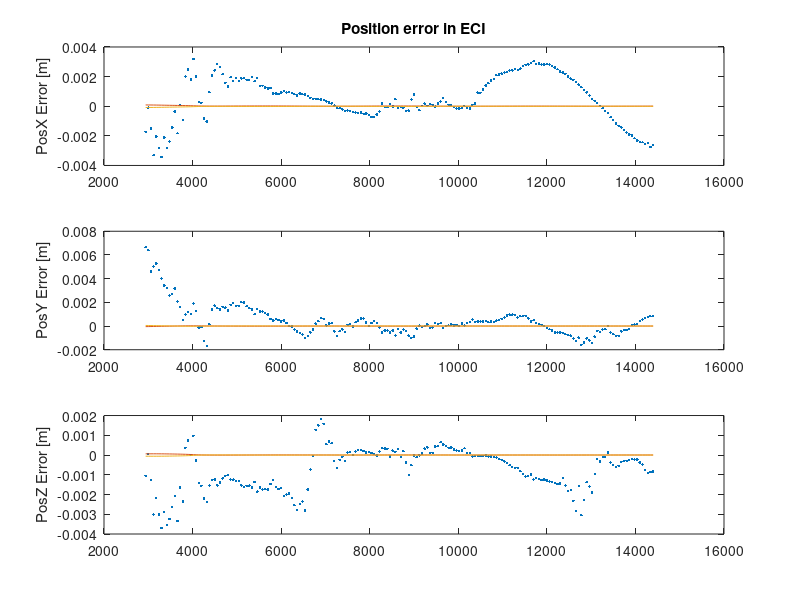
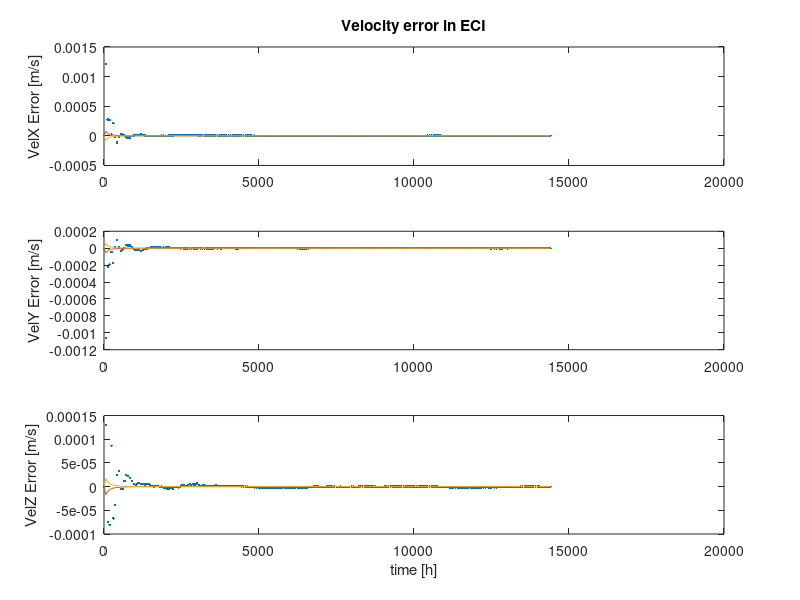
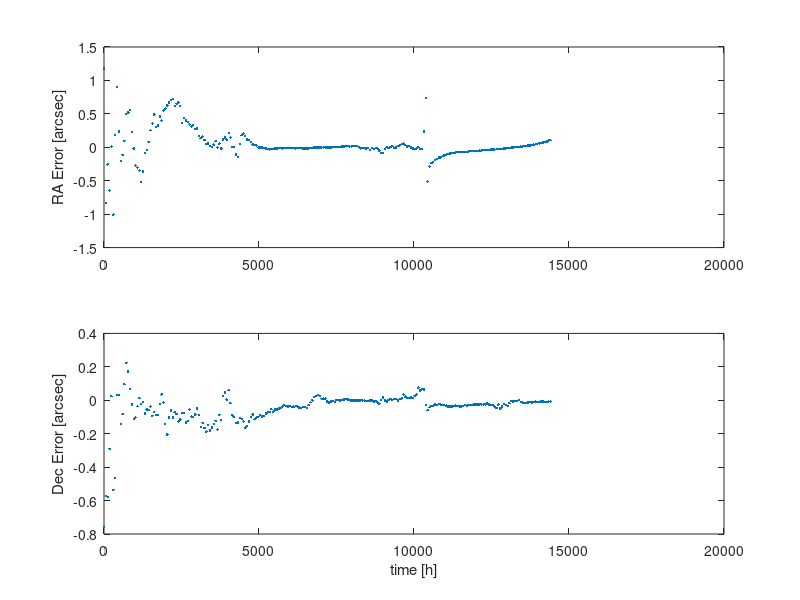
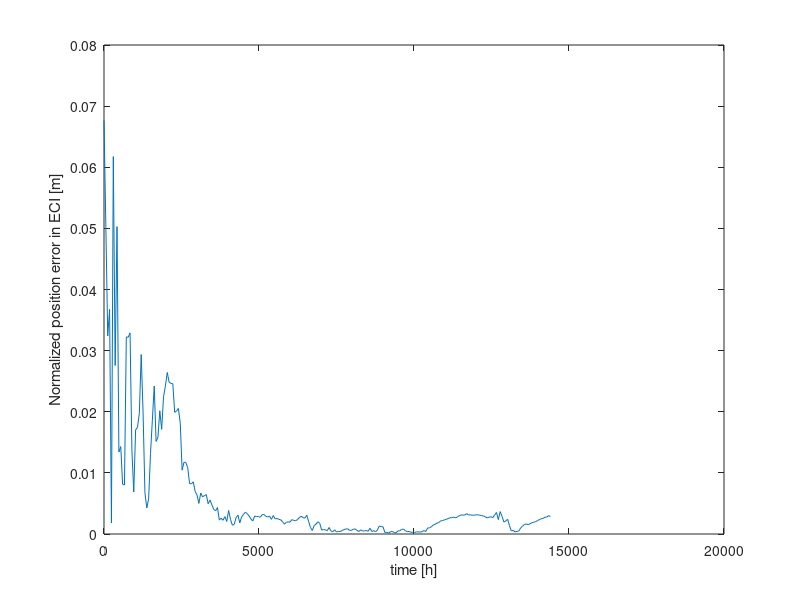

Source code (MATLAB) for these figures, in order:
clear;clc;close all;

% Checking true state simulated by me vs data from linh's mat file

full_sim_data = load("ekf_es_true_prop_data_with_range.mat","x_true_store","x_est_store","z_obs_store","P_est_store","ra_est_store","ra_true_store","dec_true_store","dec_est_store");

meas_data = load("orbit_model_meas_radec", "tvec", "obs_data");

true_data = load("orbit_model_truth.mat",'Xt_mat','time');

time = true_data.time;
n = 6;
sigma_eci = zeros(n, length(true_data.time));
for k=1:6
    for k2 = 1:length(true_data.time)
        sigma_eci(k,k2) = full_sim_data.P_est_store(k,(k2-1)*6+1);
    end
end
Xerr_mat = full_sim_data.x_est_store - full_sim_data.x_true_store;
norm_Xerr_mat = vecnorm(Xerr_mat);

ra_err = full_sim_data.ra_est_store - full_sim_data.ra_true_store;
dec_err = full_sim_data.dec_est_store - full_sim_data.dec_true_store;

% Position errors in ECI (X,Y,Z) with 3-sigma bounds
figure;
subplot(3,1,1)
plot(time(50:end), Xerr_mat(1, 50:end), '.')
hold on
plot(time(50:end), 3*sigma_eci(1, 50:end), '-')
hold on
plot(time(50:end), -3*sigma_eci(1, 50:end), '-')
hold on
% xlim([0 2.8833])
% ylim([-1e3 2.5e3])
ylabel("PosX Error [m]")
title('Position error in ECI')

subplot(3,1,2)
plot(time(50:end), Xerr_mat(2,50:end), '.')
hold on
plot(time(50:end), 3*sigma_eci(2,50:end), '-')
hold on
plot(time(50:end), -3*sigma_eci(2,50:end), '-')
% xlim([0 2.8833])
% ylim([-2.5e3 2e2])
ylabel("PosY Error [m]")

subplot(3,1,3)
plot(time(50:end), Xerr_mat(3,50:end), '.')
hold on
plot(time(50:end), 3*sigma_eci(3,50:end), '-')
hold on
plot(time(50:end), -3*sigma_eci(3,50:end), '-')
%xlim([0 2.8833])
% ylim([-1.5e3 1.5e3])
% xlabel("time [h]")
ylabel("PosZ Error [m]")

figure;
subplot(3,1,1)
plot(time, Xerr_mat(4,:), '.')
hold on
plot(time, 3*sigma_eci(4,:), '-')
hold on
plot(time, -3*sigma_eci(4,:), '-')
% xlim([0 2.8833])
%ylim([-2e0 2e0])
ylabel("VelX Error [m/s]")
title('Velocity error in ECI')

subplot(3,1,2)
plot(time, Xerr_mat(5,:), '.')
hold on
plot(time, 3*sigma_eci(5,:), '-')
hold on
plot(time, -3*sigma_eci(5,:), '-')
% xlim([0 2.8833])
%ylim([-2e0 2e0])
ylabel("VelY Error [m/s]")

subplot(3,1,3)
plot(time, Xerr_mat(6,:), '.')
hold on
plot(time, 3*sigma_eci(6,:), '-')
hold on
plot(time, -3*sigma_eci(6,:), '-')
% xlim([0 2.8833])
% ylim([-2e1 2e1])
xlabel("time [h]")
ylabel("VelZ Error [m/s]")

figure;
subplot(2,1,1)
plot(time, ra_err(:)*206265, '.')
% xlim([0 2.5])
% ylim([-20 20])
ylabel("RA Error [arcsec]")

subplot(2,1,2)
plot(time, dec_err(:)*206265, '.')
% xlim([0 2.5])
% ylim([-20 20])
xlabel("time [h]")
ylabel("Dec Error [arcsec]")

figure;
plot(time, norm_Xerr_mat)
%plot(time, norm_Xerr_mat)
%ylim([0 2e5])
xlabel("time [h]")
ylabel("Normalized position error in ECI [m]")

% figure;
% subplot(3,1,1)
% plot(full_sim_data.x_true_store(1,:));
% hold on
% plot(true_data.Xt_mat(1,:)*1000);
% subplot(3,1,2)
% plot(full_sim_data.x_true_store(2,:));
% hold on
% plot(true_data.Xt_mat(2,:)*1000);
% subplot(3,1,3)
% plot(full_sim_data.x_true_store(3,:));
% hold on
% plot(true_data.Xt_mat(3,:)*1000);
% sgtitle('Comparing true state data')
%
% figure;
% subplot(3,1,1)
% plot(full_sim_data.x_true_store(1,:)-true_data.Xt_mat(1,:)*1000);
% subplot(3,1,2)
% plot(full_sim_data.x_true_store(2,:) - true_data.Xt_mat(2,:)*1000);
% subplot(3,1,3)
% plot(full_sim_data.x_true_store(3,:)-true_data.Xt_mat(3,:)*1000);
%
% sgtitle('Error in true position data')
%
% figure;
% subplot(3,1,1)
% plot(full_sim_data.x_true_store(4,:)-true_data.Xt_mat(4,:)*1000);
% subplot(3,1,2)
% plot(full_sim_data.x_true_store(5,:) - true_data.Xt_mat(5,:)*1000);
% subplot(3,1,3)
% plot(full_sim_data.x_true_store(6,:)-true_data.Xt_mat(6,:)*1000);
%
% sgtitle('Error in true velocity data')
